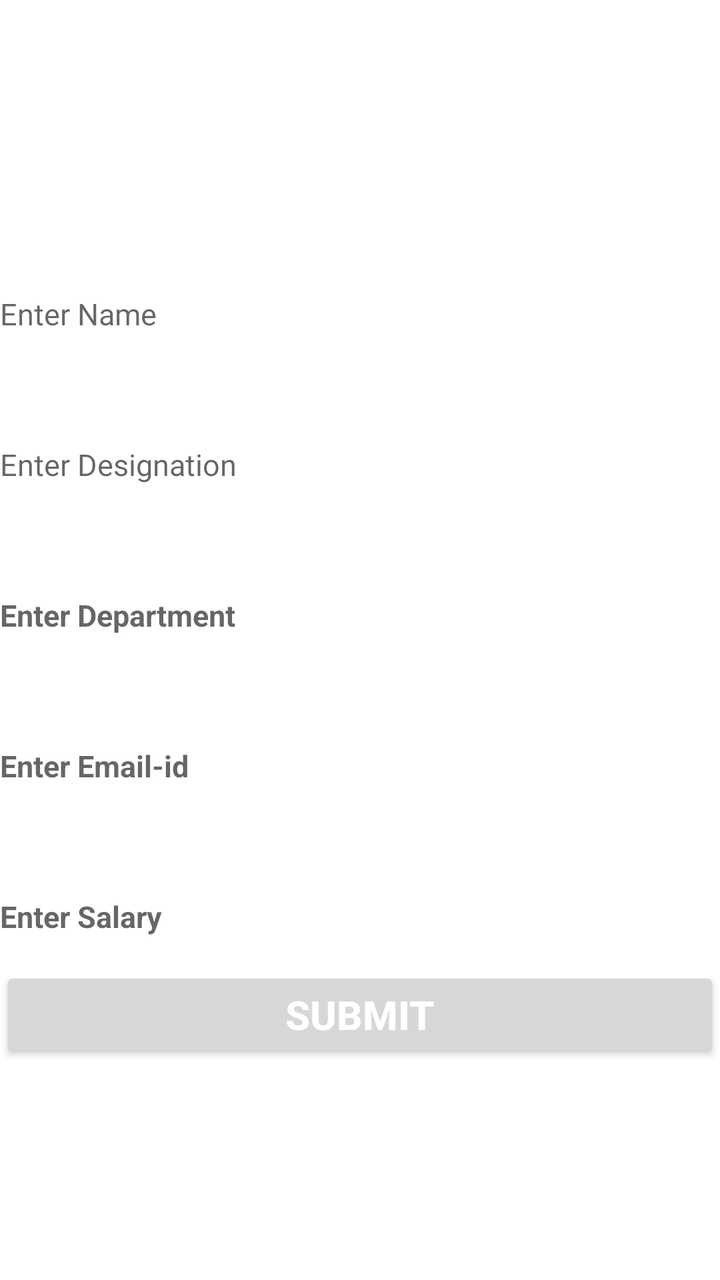
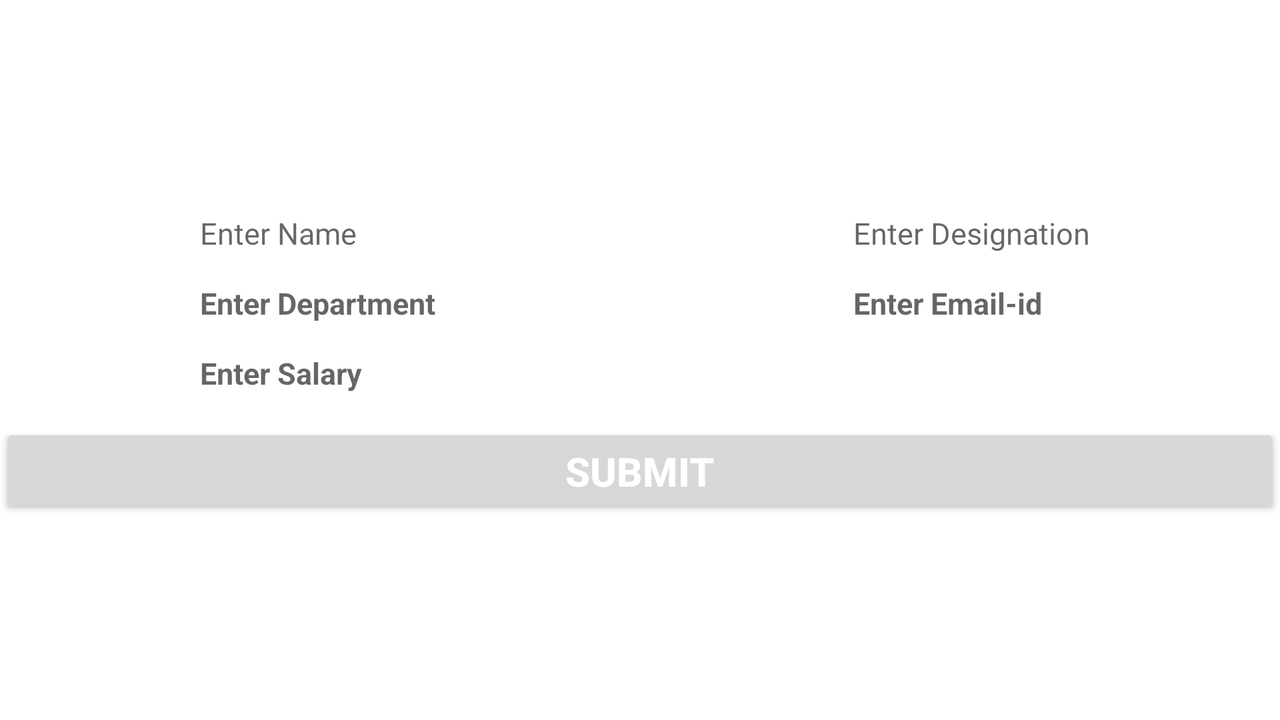

The same Android screen from two of the app's own layout files: first res/layout/ as a phone draws it, then the author's variant for another configuration, drawn on a device whose configuration selects that folder. Both files follow.
<!-- AndroidManifest.xml: application theme Theme.HRMiniApp -->
<!-- res/layout/fragment_add_emp.xml -->
<?xml version="1.0" encoding="utf-8"?>
<FrameLayout xmlns:android="http://schemas.android.com/apk/res/android"
    xmlns:tools="http://schemas.android.com/tools"
    android:layout_width="match_parent"
    android:layout_height="match_parent"
    tools:context=".AddEmpFragment">

    <LinearLayout
        android:layout_width="match_parent"
        android:layout_height="match_parent"
        android:orientation="vertical">

        <TextView
            android:layout_width="wrap_content"
            android:layout_height="wrap_content"
            android:layout_gravity="center_horizontal"
            android:gravity="center_horizontal"
            android:text="Add Employee"
            android:textColor="@color/white"

            android:layout_marginTop="50dp"
            android:textSize="35dp"
            android:textStyle="bold"
            />
        <TextView
            android:layout_width="wrap_content"
            android:layout_height="wrap_content"
            android:text="Name"
            android:textColor="@color/white"

            android:layout_marginTop="20dp"
            android:textSize="15dp"
            android:textStyle="bold"
            />
        <EditText
            android:id="@+id/edtName"
            android:layout_width="match_parent"
            android:layout_height="30dp"
            android:ems="10"
            android:layout_marginTop="5dp"
            android:inputType="textPersonName"
            android:textColor="@color/black"
            android:textSize="15dp"
            android:background="@drawable/border"
            android:hint="Enter Name" />

        <TextView
            android:layout_width="wrap_content"
            android:layout_height="wrap_content"
            android:text="Designation"
            android:textColor="@color/white"

            android:layout_marginTop="20dp"
            android:textSize="15dp"
            android:textStyle="bold"
            />

        <EditText
            android:id="@+id/edtDesig"
            android:layout_width="match_parent"
            android:layout_height="30dp"
            android:ems="10"
            android:layout_marginTop="5dp"
            android:inputType="textPersonName"
            android:textColor="@color/black"
            android:textSize="15dp"
            android:background="@drawable/border"
            android:hint="Enter Designation" />
        <TextView
            android:layout_width="wrap_content"
            android:layout_height="wrap_content"
            android:text="Department"
            android:textColor="@color/white"

            android:layout_marginTop="20dp"
            android:textSize="15dp"
            android:textStyle="bold"
            />

        <EditText
            android:id="@+id/edtDepartment"
            android:layout_width="match_parent"
            android:layout_height="30dp"
            android:ems="10"
            android:inputType="textPersonName"
            android:hint="Enter Department"
            android:layout_marginTop="5dp"
            android:textSize="15dp"
            android:textStyle="bold"
            android:textColor="@color/black"
            android:background="@drawable/border"
            />

        <TextView
            android:layout_width="wrap_content"
            android:layout_height="wrap_content"
            android:text="Email Id"
            android:textColor="@color/white"

            android:layout_marginTop="20dp"
            android:textSize="15dp"
            android:textStyle="bold"
            />

        <EditText
            android:id="@+id/edtEmailId"
            android:layout_width="match_parent"
            android:layout_height="30dp"
            android:ems="10"
            android:inputType="textEmailAddress"
            android:hint="Enter Email-id"
            android:layout_marginTop="5dp"
            android:textSize="15dp"
            android:textStyle="bold"
            android:textColor="@color/black"
            android:background="@drawable/border"
            />
        <TextView
            android:layout_width="wrap_content"
            android:layout_height="wrap_content"
            android:text="Salary"
            android:textColor="@color/white"

            android:layout_marginTop="20dp"
            android:textSize="15dp"
            android:textStyle="bold"
            />
        <EditText
            android:id="@+id/edtSalary"
            android:layout_width="match_parent"
            android:layout_height="30dp"
            android:hint="Enter Salary"
            android:ems="10"
            android:layout_marginTop="5dp"
            android:textSize="15dp"
            android:textStyle="bold"
            android:textColor="@color/black"
            android:background="@drawable/border"
            android:inputType="number" />
        <Button
            android:id="@+id/btnSubmit"
            android:layout_width="match_parent"
            android:layout_height="wrap_content"
            android:text="Submit"
            android:layout_marginTop="10dp"
            android:textColor="@color/white"
            android:textSize="20dp"
            android:textStyle="bold"/>
    </LinearLayout>
</FrameLayout>
<!-- resources referenced by this layout -->
<resources>
  <!-- drawable border (drawable) -->
  <?xml version="1.0" encoding="utf-8"?>
  <shape
      xmlns:android="http://schemas.android.com/apk/res/android"
      android:shape="rectangle">
      <solid
          android:color="@android:color/white"/>
      <corners
          android:bottomRightRadius="12dp"
          android:bottomLeftRadius="12dp"
          android:topLeftRadius="12dp"
          android:topRightRadius="12dp"/>
      <stroke
          android:color="#ffffff"
          android:width="2dp"/>
  </shape>
  <style name="Theme.HRMiniApp" parent="Theme.MaterialComponents.DayNight.DarkActionBar">
          
          <item name="colorPrimary">@color/purple_500</item>
          <item name="colorPrimaryVariant">@color/purple_700</item>
          <item name="colorOnPrimary">@color/white</item>
          
          <item name="colorSecondary">@color/teal_200</item>
          <item name="colorSecondaryVariant">@color/teal_700</item>
          <item name="colorOnSecondary">@color/black</item>
          
          <item name="android:statusBarColor" tools:targetApi="l">?attr/colorPrimaryVariant</item>
          
      </style>
</resources>
<!-- res/layout-land/fragment_add_emp.xml (the author's variant of the layout above) -->
<!-- drawn on the phone turned sideways -->
<?xml version="1.0" encoding="utf-8"?>
<FrameLayout xmlns:android="http://schemas.android.com/apk/res/android"
    xmlns:tools="http://schemas.android.com/tools"
    android:layout_width="match_parent"
    android:layout_height="match_parent"
    tools:context=".AddEmpFragment">

    <LinearLayout
        android:layout_width="match_parent"
        android:layout_height="match_parent"
        android:orientation="vertical">

        <TextView
            android:layout_width="wrap_content"
            android:layout_height="wrap_content"
            android:layout_gravity="center_horizontal"
            android:gravity="center_horizontal"
            android:text="@string/add_employee"
            android:textColor="@color/white"

            android:layout_marginTop="50dp"
            android:textSize="35dp"
            android:textStyle="bold"
            />
        <LinearLayout
            android:layout_width="match_parent"
            android:layout_height="wrap_content"
            android:orientation="horizontal">

            <TextView
                android:layout_width="100dp"
                android:layout_height="wrap_content"
                android:text="@string/name"
                android:textColor="@color/white"
                android:textSize="15dp"
                android:textStyle="bold" />
            <EditText
                android:id="@+id/edtName"
                android:layout_width="wrap_content"
                android:layout_height="30dp"
                android:ems="10"
                android:layout_marginTop="5dp"
                android:inputType="textPersonName"
                android:textColor="@color/black"
                android:textSize="15dp"
                android:background="@drawable/border"
                android:hint="@string/enter_name" />

            <TextView
                android:layout_width="100dp"
                android:layout_height="wrap_content"
                android:text="@string/designation"
                android:textColor="@color/white"
                android:textSize="15dp"
                android:layout_marginStart="50dp"
                android:textStyle="bold" />

            <EditText
                android:id="@+id/edtDesig"
                android:layout_width="wrap_content"
                android:layout_height="30dp"
                android:ems="10"
                android:layout_marginTop="5dp"
                android:inputType="textPersonName"
                android:textColor="@color/black"
                android:textSize="15dp"
                android:background="@drawable/border"
                android:hint="@string/enter_designation" />

        </LinearLayout>

        <LinearLayout
            android:layout_width="match_parent"
            android:layout_height="wrap_content"
            android:orientation="horizontal">
            <TextView
                android:layout_width="100dp"
                android:layout_height="wrap_content"
                android:text="@string/department"
                android:textColor="@color/white"

                android:textSize="15dp"
                android:textStyle="bold"
                />
            <EditText
                android:id="@+id/edtDepartment"
                android:layout_width="wrap_content"
                android:layout_height="30dp"
                android:ems="10"
                android:inputType="textPersonName"
                android:hint="@string/enter_department"
                android:layout_marginTop="5dp"
                android:textSize="15dp"
                android:textStyle="bold"
                android:textColor="@color/black"
                android:background="@drawable/border"
                />
            <TextView
                android:layout_width="100dp"
                android:layout_height="wrap_content"
                android:text="@string/email_id"
                android:textColor="@color/white"
                android:layout_marginStart="50dp"
                android:textSize="15dp"
                android:textStyle="bold"
                />

            <EditText
                android:id="@+id/edtEmailId"
                android:layout_width="wrap_content"
                android:layout_height="30dp"
                android:ems="10"
                android:inputType="textEmailAddress"
                android:hint="@string/enter_email_id"
                android:layout_marginTop="5dp"
                android:textSize="15dp"
                android:textStyle="bold"
                android:textColor="@color/black"
                android:background="@drawable/border"
                />
        </LinearLayout>

        <LinearLayout
            android:layout_width="match_parent"
            android:layout_height="wrap_content"
            android:orientation="horizontal">
            <TextView
                android:layout_width="100dp"
                android:layout_height="wrap_content"
                android:text="@string/salary"
                android:textColor="@color/white"

                android:textSize="15dp"
                android:textStyle="bold"
                />
            <EditText
                android:id="@+id/edtSalary"
                android:layout_width="wrap_content"
                android:layout_height="30dp"
                android:hint="@string/enter_salary"
                android:ems="10"
                android:layout_marginTop="5dp"
                android:textSize="15dp"
                android:textStyle="bold"
                android:textColor="@color/black"
                android:background="@drawable/border"
                android:inputType="number" />
        </LinearLayout>

        <Button
            android:id="@+id/btnSubmit"
            android:layout_width="match_parent"
            android:layout_height="wrap_content"
            android:text="@string/submit"
            android:layout_marginTop="10dp"
            android:textColor="@color/white"
            android:textSize="20dp"
            android:textStyle="bold"/>
    </LinearLayout>
</FrameLayout>
<!-- resources referenced by the variant -->
<!-- as the phone turned sideways resolves them -->
<resources>
  <!-- drawable border (drawable) -->
  <?xml version="1.0" encoding="utf-8"?>
  <shape
      xmlns:android="http://schemas.android.com/apk/res/android"
      android:shape="rectangle">
      <solid
          android:color="@android:color/white"/>
      <corners
          android:bottomRightRadius="12dp"
          android:bottomLeftRadius="12dp"
          android:topLeftRadius="12dp"
          android:topRightRadius="12dp"/>
      <stroke
          android:color="#ffffff"
          android:width="2dp"/>
  </shape>
  <string name="add_employee">Add Employee</string>
  <string name="department">Department</string>
  <string name="designation">Designation</string>
  <string name="email_id">Email Id</string>
  <string name="enter_department">Enter Department</string>
  <string name="enter_designation">Enter Designation</string>
  <string name="enter_email_id">Enter Email-id</string>
  <string name="enter_name">Enter Name</string>
  <string name="enter_salary">Enter Salary</string>
  <string name="name">Name</string>
  <string name="salary">Salary</string>
  <string name="submit">Submit</string>
  <style name="Theme.HRMiniApp" parent="Theme.MaterialComponents.DayNight.DarkActionBar">
          
          <item name="colorPrimary">@color/purple_500</item>
          <item name="colorPrimaryVariant">@color/purple_700</item>
          <item name="colorOnPrimary">@color/white</item>
          
          <item name="colorSecondary">@color/teal_200</item>
          <item name="colorSecondaryVariant">@color/teal_700</item>
          <item name="colorOnSecondary">@color/black</item>
          
          <item name="android:statusBarColor" tools:targetApi="l">?attr/colorPrimaryVariant</item>
          
      </style>
</resources>
